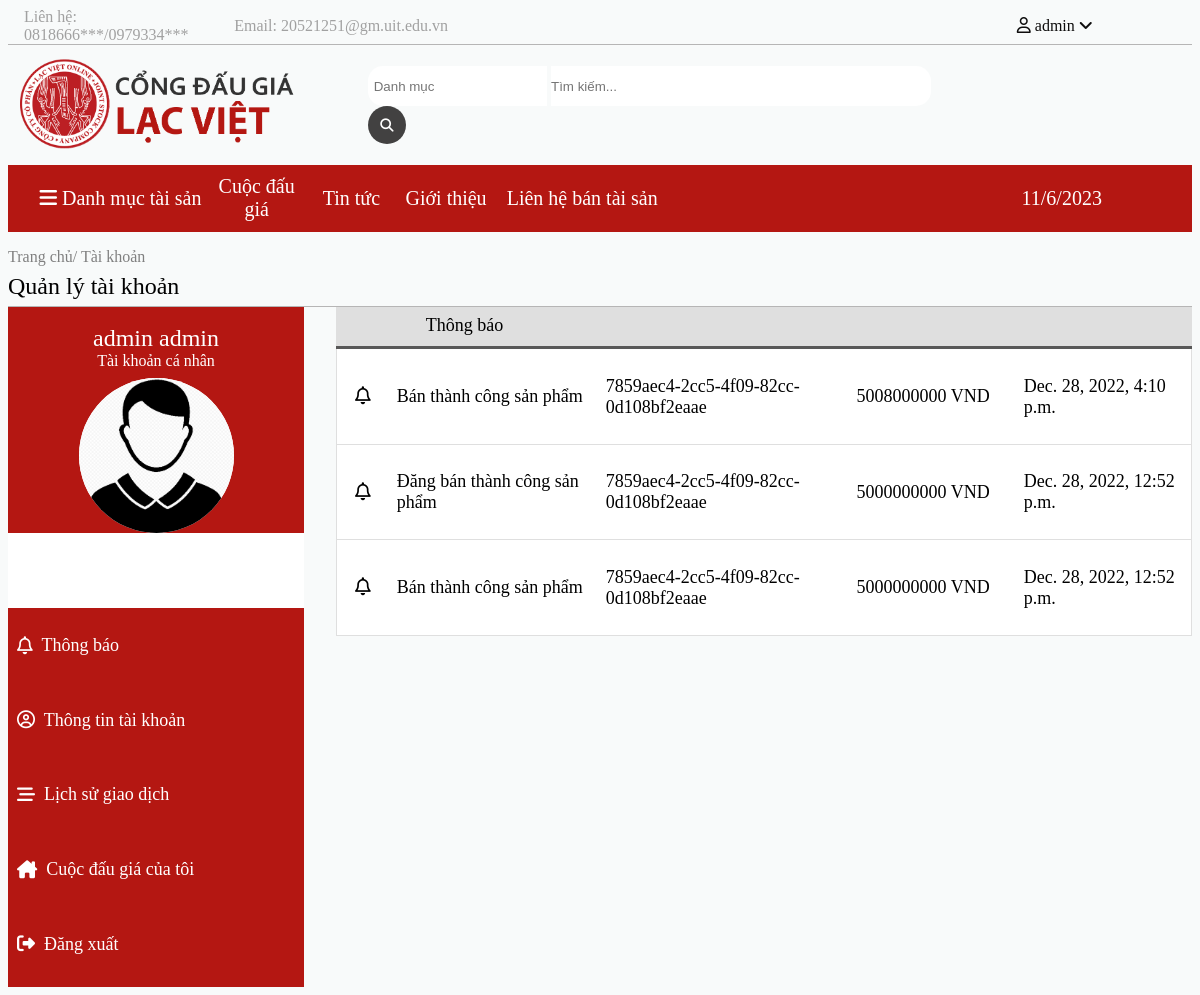
The app's page /User/ (signed in) with its own data.
### core/models.py (models this page shows, shortened)
class Profile(models.Model):
    user = models.ForeignKey(User, on_delete=models.CASCADE)
    id_user = models.IntegerField(default='1')
    bio = models.TextField(blank=True)
    firstname = models.CharField(max_length=100, blank=True)
    lastname = models.CharField(max_length=100, blank=True)
    imagefront = models.ImageField(
        upload_to='profile_images', default='user1.png')
    imageback = models.ImageField(
        upload_to='profile_images', default='user1.png')
    phonenumber = models.CharField(max_length=100, blank=True)
    dateofbirth = models.DateField(default='2000-10-10')
    gender = models.CharField(max_length=10, blank=True, default='Nam')
    idcard = models.IntegerField(default='00000000000000000')
    tinh = models.CharField(max_length=30, default='Tinh')
    huyen = models.CharField(max_length=30, default='Huyen')
    xa = models.CharField(max_length=30, default='xa')
    diachi = models.CharField(max_length=30, default='diachi')

class Notification(models.Model):
    user = models.CharField(max_length=100, default='1')
    price = models.IntegerField(default='200000')
    goods = models.CharField(default='1', max_length=200,)
    time = models.DateTimeField(default=datetime.now())
    type_choise = [
        ('Đấu giá thành công', 'Đấu giá thành công'),
        ('Đăng bán thành công', 'Đăng bán thành công'),
        ('Bán thành công', 'Bán thành công'),
        ('Đấu giá không thành công', 'Đấu giá không thành công'),
    ]
    type = models.CharField(
        max_length=100, default='Đấu giá thành công', choices=type_choise)

### core/views.py (the view, shortened to what this page needs)
# urls.py: path('User/', views.user_view, name='User'),
@ login_required(login_url='Signin')
def user_view(request):
    user_object = User.objects.get(username=request.user.username)
    user_profile = Profile.objects.get(user=user_object)
    history_list = history.objects.filter(
        user=user_object).order_by('-datetime')
    goods_list = Goods.objects.filter(
        user=user_object).order_by('startingdate')
    notification_list = Notification.objects.filter(
        user=user_object).order_by('-time')
    context = {
        'user_profile': user_profile,
        'history_list': history_list,
        'goods_list': goods_list,
        'notification_list': notification_list
    }
    goods_now = Goods.objects.filter(
        endingdate__lt=datetime.now(), status='Đang giao dịch')
    return render(request, 'User.html', context)

### templates/User.html (shortened to what this page needs)
<!DOCTYPE html>
<html lang="en">
<head>
    {% load static %}
</head>
<body>
    <div class="header">
        <div class="header_item1">
            <div>Liên hệ: 0818666***/0979334***</div>
            <div>Email: 20521251@gm.uit.edu.vn </div>
            <div class="dropdown">
                <span><i class="fa-regular fa-user"></i> {{user.username}} <i class="fa-solid fa-angle-down"></i></span>
            </div>
        </div>
        <div class="header_item2">
            <a href="/"><img style="width: 350px;" src="{%static 'image/logoLacViet.png'%}" alt=""></a>
            <div class="form">
                <form action="/Search/" method='POST'>
                    <input class="input1" list="types" name="types" placeholder=" Danh mục">
                    <input class="input2" type="text" id="searched" name="searched" placeholder="Tìm kiếm...">
                    <button><i class="fa-solid fa-magnifying-glass"></i></button>
                </form>
            </div>
        </div>
        <div class="header_item3">
            <nav role="navigation" class="primary-navigation">
                <li>
                    <a style="color:white;"><i class="fa-solid fa-bars"></i> Danh mục tài sản</a>
                </li>
            </nav>
            <form action="/Search/" method="POST">
                <button class="but1">
                    <a class="a1">Cuộc đấu giá</a></button>
            </form>
            <a class="a1" href="/Information">Tin tức</a>
            <a class="a1" href="/Information">Giới thiệu</a>
            <a class="a1" href="/Lienhe">Liên hệ bán tài sản</a>
            <p id="current_date"></p>
        </div>
    </div>
    <div class="item">
        <a href="/Auction">Trang chủ/</a>
        <a href="/Auction">Tài khoản</a>
        <div style="padding-bottom: 0.5ch;">Quản lý tài khoản</div>
    </div>
    <div class="main1">
        <div class="TuyChon">
            <div style="display: flex; flex-direction: column;align-items: center;">
                <div style="font-size: 24px;padding-top: 1.5ch;">{{user_profile.firstname}} {{user_profile.lastname}}
                </div>
                <div style="padding-bottom:0.5ch;padding-bottom: 1ch;">Tài khoản cá nhân</div>
                <img style="width: 155px;background-color: white; border-radius: 200px;"
                    src="{%static 'image/user1.png'%}" alt="">
                <div style="background-color: white;height:2cm;width:100% ;"></div>
            </div>
            <a><i class="fa-regular fa-bell"></i>&nbsp; Thông báo</a>
            <a><i class="fa-regular fa-circle-user"></i>&nbsp; Thông tin tài
                khoản</a>
            <a><i class="fa-solid fa-bars-staggered"></i>&nbsp; Lịch sử giao dịch
            </a>
            <a><i class="fa-solid fa-house-chimney"></i>&nbsp; Cuộc đấu giá của
                tôi</a>
            <a href="/Logout"><i class="fa-solid fa-right-from-bracket"></i>&nbsp; Đăng xuất </a>
        </div>
        <div class="in4 thongbao in4--active ">
            <div class="thongbao1">
                Thông báo
            </div>
            {%for notification in notification_list %}
            <a class="list" href="/Goods/{{notification.goods}}">
                <div><i class="fa-regular fa-bell"></i></div>
                <div>{{notification.type}} sản phẩm </div>
                <div>{{notification.goods}}</div>
                <div>{{notification.price}} VND</div>
                <div>{{notification.time}}
                </div>
            </a>
            {%endfor%}
        </div>
    </div>
</body>
</html>

### templates/User.html (style rules this page uses)
.but1 { background-color: transparent; border: none; font-family: 'Times New Roman', Times, serif; height: 1.75cm; padding: 0cm; }
.in4 { padding-left: 4ch; display: none; }
.in4--active { display: flex; flex-direction: column; }
.thongbao1 { background-color: #dfdfdf; font-size: 18px; border-style: hidden hidden solid hidden; border-color: #585858; display: grid; grid-template-columns: 30% 70%; align-items: center; height: 1cm; text-align: center; padding-bottom: 2px; }
.list { background-color: #ffffff; font-size: 18px; display: grid; grid-template-columns: 5% 25% 30% 20% 20%; height: 2.5cm; align-items: center; padding-left: 2ch; border-style: hidden solid solid solid; border-width: 1px; border-color: #dfdfdf; }
.primary-navigation { margin: 0 auto; display: flex; font-size: 20px; height: 100%; }
.primary-navigation li { list-style: none; margin: 0 auto; display: inline-flex; position: relative; text-decoration: none; height: 1.75cm; align-items: center; }
body { background-color: rgb(248, 250, 250); }
.header_item1 { display: grid; grid-template-columns: 18% 67% 7% 8%; align-items: center; padding-left: 2vh; border-color: rgb(182, 181, 181); border-style: hidden hidden solid hidden; border-width: 1px; color: rgb(161, 161, 161); background-color: rgb(248, 250, 250); }
a { list-style: none; color: black; text-decoration: none; }
.header_item2 { display: grid; grid-template-columns: 30% 50%; align-items: center; padding: 1.5ch; background-color: rgb(248, 250, 250); }
.header_item3 { display: grid; grid-template-columns: 2% 15% 8% 8% 8% 15% 24% 6% 6%; align-items: center; justify-items: center; height: 1.75cm; background-color: #b41712; color: white; font-size: 20px; position: relative; }
.a1 { color: white; font-size: 20px; }
.input1 { border-bottom-left-radius: 15px; border-top-left-radius: 15px; border: none; height: 1cm; padding-right: 0%; box-shadow: 10px 10px #e7e6e6 0 0 10px 30px #e7e6e6 30px 0 20px 30px #e7e6e6; }
.input2 { border-bottom-right-radius: 15px; border-top-right-radius: 15px; border: none; height: 1cm; width: 10cm; padding-left: 0%; box-shadow: 50px 10px #111111 0 0 10px 30px #0e0d0d 30px 0 20px 30px #1a1919; }
.form form button { background-color: rgb(66, 65, 65); color: #ffffff; border: none; border-radius: 20px; width: 1cm; height: 1cm; }
.dropdown { position: relative; display: inline-block; color: #0e0d0d; }
.item div { padding-top: 0.3em; font-size: 24px; }
.item { padding-top: 2ch; border-color: rgb(182, 181, 181); border-style: hidden hidden solid hidden; border-width: 1px; }
.item a { color: gray; }
.main1 { display: grid; grid-template-columns: 25% 75%; }
.TuyChon { background-color: #b41712; color: #ffffff; display: flex; flex-direction: column; height: 18cm; }
.TuyChon a { height: 1.5cm; color: #ffffff; font-size: 18px; display: flex; flex-direction: row; align-items: center; padding: 1ch; }

### records on screen
Profile: firstname "admin", lastname "admin"
Notification: type "Bán thành công", goods "7859aec4-2cc5-4f09-82cc-0d108bf2eaae", price "5008000000", time "Dec. 28, 2022, 4:10 p.m."
Notification: type "Đăng bán thành công", goods "7859aec4-2cc5-4f09-82cc-0d108bf2eaae", price "5000000000", time "Dec. 28, 2022, 12:52 p.m."
Notification: type "Bán thành công", goods "7859aec4-2cc5-4f09-82cc-0d108bf2eaae", price "5000000000", time "Dec. 28, 2022, 12:52 p.m."

### other values on screen
{{ user.username }} "admin"
